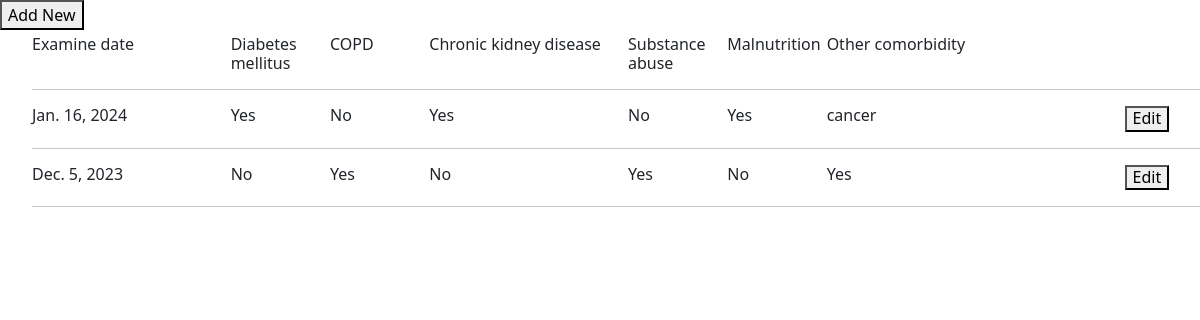
The page /client/comorbidities_list/1/ on the database its author committed.
### tb_app/models.py (models this page shows, shortened)
class Comorbidites(TSIS2BaseModel):
    client = models.ForeignKey("client", blank=False, null=False, on_delete=models.PROTECT)
    examine_date = models.DateField(blank=False, null=False)
    diabetes_mellitus	 = models.CharField(blank=True, null=True,max_length=255,choices=YES_NO)
    copd = models.CharField(blank=True, null=True,max_length=255,choices=YES_NO)
    chronic_kidney_disease	 = models.CharField(blank=True, null=True,max_length=255,choices=YES_NO)
    substance_abuse	 = models.CharField(blank=True, null=True,max_length=255,choices=YES_NO)
    malnutrition = models.CharField(blank=True, null=True,max_length=255,choices=YES_NO)
    other = models.CharField(blank=True, null=True,max_length=255)
    notes = models.TextField(blank=True, null=True)
    class Meta(object):
        default_permissions = ('add', 'change', 'delete', 'view', 'list')

### tb_app/views.py (the view)
# urls.py: path('comorbidities_list/<int:client_id>/', comorbidities_list, name='comorbidities_list'),
def comorbidities_list(request, client_id):
    client = get_object_or_404(Client, pk=client_id)
    comorbidities = Comorbidites.objects.filter(client_id=client_id)
    return render(request, 'comorbidities_list.html', {'comorbidities': comorbidities, 'client_id': client_id})

### tb_app/base_model.py (called while the page is built)
    def get_queryset(self):
        if self.include_deleted:
            return TSIS2BaseQuerySet(self.model)
        return TSIS2BaseQuerySet(self.model).filter(deleted_at=None)

### tb_app/templates/comorbidities_list.html (shortened to what this page needs)
{% load widget_tweaks %}
{% load bootstrap5 %}
{% bootstrap_css %}
{% load crispy_forms_tags %}
</head>
{% block content %}
<div class="col-md-4">  <button onclick="popup2({{ client.id }})">Add New</button>  </div>
<ul>
  <b><div class="row h6">
    <div class="col-md-2"> Examine date  </div>
    <div class="col-md-1">  Diabetes mellitus</div>
    <div class="col-md-1">  COPD </div>
    <div class="col-md-2"> Chronic kidney disease </div>
    <div class="col-md-1"> Substance abuse </div>
    <div class="col-md-1">   Malnutrition</div>
    <div class="col-md-2">  Other comorbidity</div>
    <div class="col-md-1">  </div>
    <div class="col-md-1">  </div>
  </div> </b>
<hr>
{% for co in comorbidities %}
<div class="row h6">
    <div class="col-md-2">  {{ co.examine_date }}</div>
    <div class="col-md-1">  {{ co.diabetes_mellitus }}</div>
    <div class="col-md-1">  {{ co.copd}}</div>
    <div class="col-md-2"> {{ co.chronic_kidney_disease}} </div>
    <div class="col-md-1">  {{ co.substance_abuse }} </div>
    <div class="col-md-1">  {{ co.malnutrition }} </div>
    <div class="col-md-2">  {{ co.other }} </div>
    <div class="col-md-1">   </div>
    <div class="col-md-1"> <button onclick="popup({{ co.id }})">Edit</button>  </div>
  </div>
  <hr>
{% empty %}
<p style="font-size:12px; "> No data found - Click <b>'Add New'</b> to create new record </p>
{% endfor %}
</ul>
{% endblock %}

### tb_app/templates/comorbidities_list.html (style rules this page uses)
.row { margin-bottom: 5px; margin-top: 5px; }

### rows shown on the page
Comorbidites: examine_date "Jan. 16, 2024", diabetes_mellitus "Yes", copd "No", chronic_kidney_disease "Yes", substance_abuse "No", malnutrition "Yes", other "cancer"
Comorbidites: examine_date "Dec. 5, 2023", diabetes_mellitus "No", copd "Yes", chronic_kidney_disease "No", substance_abuse "Yes", malnutrition "No", other "Yes"
